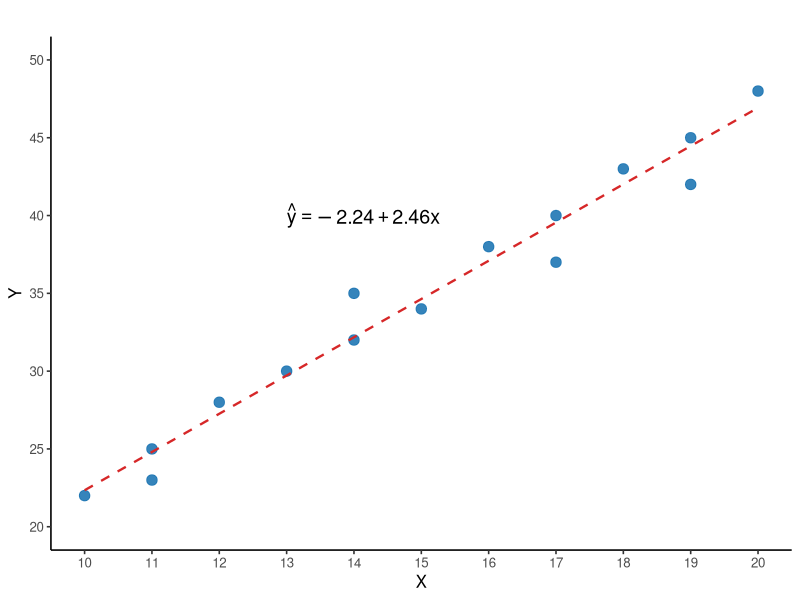

This figure's R source:
## ---- chunk 1
#| label: fig-slr
#| fig-cap: "Estimated linear regression line of Y on x (n = 15)."
#| fig-width: 7
#| fig-height: 4.5

library(ggplot2)
library(tibble)

df <- tibble(
  obs = 1:15,
  x = c(10L, 11L, 11L, 12L, 13L, 14L, 14L, 15L,
        16L, 17L, 17L, 18L, 19L, 19L, 20L),
  y = c(22L, 25L, 23L, 28L, 30L, 32L, 35L, 34L,
        38L, 40L, 37L, 43L, 45L, 42L, 48L)
)

fit <- lm(y ~ x, data = df)
#summary(fit)
a <- unname(coef(fit)[1])
b <- unname(coef(fit)[2])
equation <- sprintf(
  "hat(y) == %.2f %s %.2f*x",
  a, ifelse(b < 0, "-", "+"), abs(b)
)


ggplot(df, aes(x = x, y = y)) +
  geom_point(color = "#1f77b4", size = 3.2, alpha = 0.9) +
  geom_smooth(method = "lm", se = FALSE, color = "#d62728",
              linetype = "dashed", linewidth = 0.8) +
  annotate("text", x = 13, y = 40, label = equation,
           parse = TRUE, hjust = 0, size = 5) +
  scale_x_continuous(limits = c(10, 20), breaks = seq(5, 20, by = 1)) +
  scale_y_continuous(limits = c(20, 50), breaks = seq(0, 50, by = 5)) +
  labs(
    title = " ",
    x = "X",
    y = "Y"
  )+
  
  theme_classic (base_size = 12)
